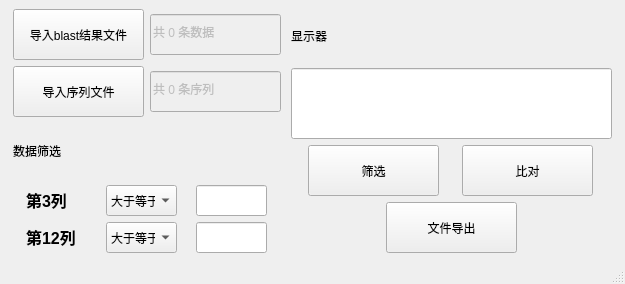
<?xml version="1.0" encoding="UTF-8"?>
<ui version="4.0">
 <class>MainWindow</class>
 <widget class="QMainWindow" name="MainWindow">
  <property name="geometry">
   <rect>
    <x>0</x>
    <y>0</y>
    <width>625</width>
    <height>284</height>
   </rect>
  </property>
  <property name="maximumSize">
   <size>
    <width>798</width>
    <height>544</height>
   </size>
  </property>
  <property name="windowTitle">
   <string>MainWindow</string>
  </property>
  <widget class="QWidget" name="centralwidget">
   <layout class="QVBoxLayout" name="verticalLayout_8">
    <item>
     <layout class="QHBoxLayout" name="horizontalLayout_7">
      <item>
       <layout class="QVBoxLayout" name="verticalLayout_7">
        <item>
         <layout class="QVBoxLayout" name="verticalLayout_2">
          <item>
           <layout class="QHBoxLayout" name="horizontalLayout">
            <item>
             <widget class="QPushButton" name="pushButton">
              <property name="minimumSize">
               <size>
                <width>131</width>
                <height>51</height>
               </size>
              </property>
              <property name="maximumSize">
               <size>
                <width>131</width>
                <height>51</height>
               </size>
              </property>
              <property name="text">
               <string>导入blast结果文件</string>
              </property>
             </widget>
            </item>
            <item>
             <widget class="QLineEdit" name="lineEdit">
              <property name="enabled">
               <bool>false</bool>
              </property>
              <property name="minimumSize">
               <size>
                <width>131</width>
                <height>41</height>
               </size>
              </property>
              <property name="maximumSize">
               <size>
                <width>131</width>
                <height>41</height>
               </size>
              </property>
              <property name="styleSheet">
               <string notr="true">font: 87 12pt &quot;Arial&quot;;</string>
              </property>
              <property name="text">
               <string>共 0 条数据</string>
              </property>
             </widget>
            </item>
           </layout>
          </item>
          <item>
           <layout class="QHBoxLayout" name="horizontalLayout_2">
            <item>
             <widget class="QPushButton" name="pushButton_2">
              <property name="minimumSize">
               <size>
                <width>131</width>
                <height>51</height>
               </size>
              </property>
              <property name="maximumSize">
               <size>
                <width>131</width>
                <height>51</height>
               </size>
              </property>
              <property name="text">
               <string>导入序列文件</string>
              </property>
             </widget>
            </item>
            <item>
             <widget class="QLineEdit" name="lineEdit_2">
              <property name="enabled">
               <bool>false</bool>
              </property>
              <property name="minimumSize">
               <size>
                <width>131</width>
                <height>41</height>
               </size>
              </property>
              <property name="maximumSize">
               <size>
                <width>131</width>
                <height>41</height>
               </size>
              </property>
              <property name="styleSheet">
               <string notr="true">font: 87 12pt &quot;Arial&quot;;</string>
              </property>
              <property name="text">
               <string>共 0 条序列</string>
              </property>
             </widget>
            </item>
           </layout>
          </item>
         </layout>
        </item>
        <item>
         <layout class="QVBoxLayout" name="verticalLayout_4">
          <item>
           <widget class="QLabel" name="label_2">
            <property name="styleSheet">
             <string notr="true">font: 14pt &quot;Arial&quot;;</string>
            </property>
            <property name="text">
             <string>数据筛选</string>
            </property>
           </widget>
          </item>
          <item>
           <layout class="QVBoxLayout" name="verticalLayout_3">
            <item>
             <layout class="QHBoxLayout" name="horizontalLayout_3">
              <item>
               <widget class="QLabel" name="label_3">
                <property name="minimumSize">
                 <size>
                  <width>61</width>
                  <height>31</height>
                 </size>
                </property>
                <property name="maximumSize">
                 <size>
                  <width>61</width>
                  <height>31</height>
                 </size>
                </property>
                <property name="text">
                 <string>&lt;html&gt;&lt;head/&gt;&lt;body&gt;&lt;p&gt;&lt;span style=&quot; font-size:12pt; font-weight:600;&quot;&gt;第3列&lt;/span&gt;&lt;/p&gt;&lt;/body&gt;&lt;/html&gt;</string>
                </property>
               </widget>
              </item>
              <item>
               <widget class="QComboBox" name="comboBox">
                <property name="minimumSize">
                 <size>
                  <width>71</width>
                  <height>31</height>
                 </size>
                </property>
                <property name="maximumSize">
                 <size>
                  <width>71</width>
                  <height>31</height>
                 </size>
                </property>
                <item>
                 <property name="text">
                  <string>大于等于</string>
                 </property>
                </item>
                <item>
                 <property name="text">
                  <string>大于</string>
                 </property>
                </item>
               </widget>
              </item>
              <item>
               <widget class="QLineEdit" name="lineEdit_4">
                <property name="minimumSize">
                 <size>
                  <width>71</width>
                  <height>31</height>
                 </size>
                </property>
                <property name="maximumSize">
                 <size>
                  <width>71</width>
                  <height>31</height>
                 </size>
                </property>
               </widget>
              </item>
             </layout>
            </item>
            <item>
             <layout class="QHBoxLayout" name="horizontalLayout_4">
              <item>
               <widget class="QLabel" name="label_4">
                <property name="minimumSize">
                 <size>
                  <width>61</width>
                  <height>31</height>
                 </size>
                </property>
                <property name="maximumSize">
                 <size>
                  <width>61</width>
                  <height>31</height>
                 </size>
                </property>
                <property name="text">
                 <string>&lt;html&gt;&lt;head/&gt;&lt;body&gt;&lt;p&gt;&lt;span style=&quot; font-size:12pt; font-weight:600;&quot;&gt;第12列&lt;/span&gt;&lt;/p&gt;&lt;/body&gt;&lt;/html&gt;</string>
                </property>
               </widget>
              </item>
              <item>
               <widget class="QComboBox" name="comboBox_2">
                <property name="minimumSize">
                 <size>
                  <width>71</width>
                  <height>31</height>
                 </size>
                </property>
                <property name="maximumSize">
                 <size>
                  <width>71</width>
                  <height>31</height>
                 </size>
                </property>
                <item>
                 <property name="text">
                  <string>大于等于</string>
                 </property>
                </item>
                <item>
                 <property name="text">
                  <string>大于</string>
                 </property>
                </item>
               </widget>
              </item>
              <item>
               <widget class="QLineEdit" name="lineEdit_5">
                <property name="minimumSize">
                 <size>
                  <width>71</width>
                  <height>31</height>
                 </size>
                </property>
                <property name="maximumSize">
                 <size>
                  <width>71</width>
                  <height>31</height>
                 </size>
                </property>
               </widget>
              </item>
             </layout>
            </item>
           </layout>
          </item>
         </layout>
        </item>
       </layout>
      </item>
      <item>
       <layout class="QVBoxLayout" name="verticalLayout_6">
        <item>
         <layout class="QVBoxLayout" name="verticalLayout">
          <item>
           <widget class="QLabel" name="label">
            <property name="minimumSize">
             <size>
              <width>101</width>
              <height>41</height>
             </size>
            </property>
            <property name="styleSheet">
             <string notr="true">font: 87 24pt &quot;Arial&quot;;</string>
            </property>
            <property name="text">
             <string>显示器</string>
            </property>
           </widget>
          </item>
          <item>
           <widget class="QLineEdit" name="lineEdit_3">
            <property name="minimumSize">
             <size>
              <width>321</width>
              <height>71</height>
             </size>
            </property>
            <property name="maximumSize">
             <size>
              <width>321</width>
              <height>71</height>
             </size>
            </property>
            <property name="styleSheet">
             <string notr="true">font: 75 italic 20pt &quot;Arial&quot;;</string>
            </property>
            <property name="text">
             <string/>
            </property>
           </widget>
          </item>
         </layout>
        </item>
        <item>
         <layout class="QVBoxLayout" name="verticalLayout_5">
          <item>
           <layout class="QHBoxLayout" name="horizontalLayout_5">
            <item>
             <widget class="QPushButton" name="pushButton_3">
              <property name="minimumSize">
               <size>
                <width>131</width>
                <height>51</height>
               </size>
              </property>
              <property name="maximumSize">
               <size>
                <width>131</width>
                <height>51</height>
               </size>
              </property>
              <property name="text">
               <string>筛选</string>
              </property>
             </widget>
            </item>
            <item>
             <widget class="QPushButton" name="pushButton_4">
              <property name="minimumSize">
               <size>
                <width>131</width>
                <height>51</height>
               </size>
              </property>
              <property name="maximumSize">
               <size>
                <width>131</width>
                <height>51</height>
               </size>
              </property>
              <property name="text">
               <string>比对</string>
              </property>
             </widget>
            </item>
           </layout>
          </item>
          <item>
           <layout class="QHBoxLayout" name="horizontalLayout_6">
            <item>
             <widget class="QPushButton" name="pushButton_6">
              <property name="minimumSize">
               <size>
                <width>131</width>
                <height>51</height>
               </size>
              </property>
              <property name="maximumSize">
               <size>
                <width>131</width>
                <height>51</height>
               </size>
              </property>
              <property name="text">
               <string>文件导出</string>
              </property>
             </widget>
            </item>
           </layout>
          </item>
         </layout>
        </item>
       </layout>
      </item>
     </layout>
    </item>
   </layout>
  </widget>
  <widget class="QStatusBar" name="statusbar"/>
 </widget>
 <resources/>
 <connections/>
</ui>
